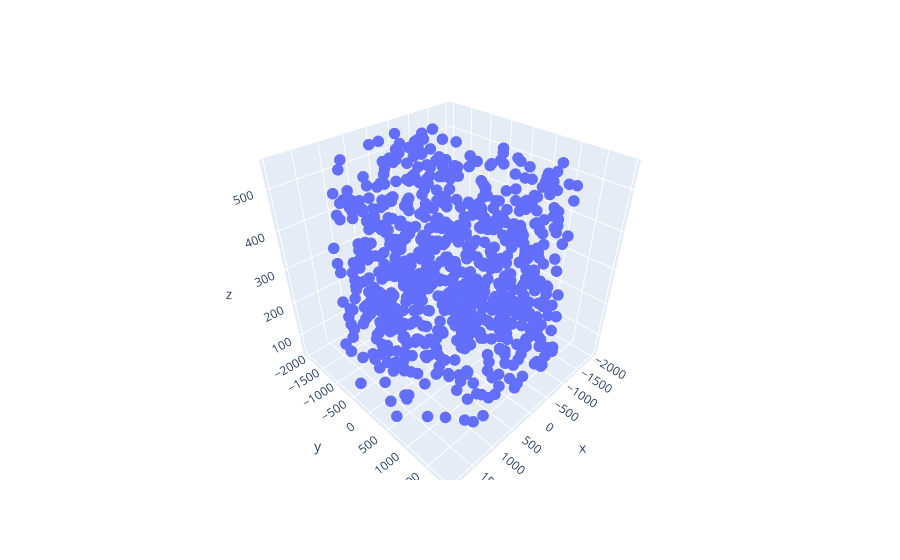

Notebook code cell kept with this figure:
### Code cell
fig = px.scatter_3d(loc_data_df, x='x', y='y', z='z')
# zaxis = dict(
#             range=[0, 600]
#         )
# fig.update_layout(zaxis=zaxis)
fig.update_traces(marker=dict(size=4))

fig.show()

### Figure 1 — Plotly figure (JSON) as saved in the notebook; plotly's stock layout.template omitted (floating-point values rounded to 4 significant figures; data arrays with more than 128 entries replaced by an {"elided": "..."} marker saying what was removed)
{"data": [{"hovertemplate": "x=%{x}<br>y=%{y}<br>z=%{z}<extra></extra>", "legendgroup": "", "marker": {"color": "#636efa", "size": 4, "symbol": "circle"}, "mode": "markers", "name": "", "scene": "scene", "showlegend": false, "type": "scatter3d", "x": {"elided": "802 float values"}, "y": {"elided": "802 float values"}, "z": {"elided": "802 float values"}}], "layout": {"legend": {"tracegroupgap": 0}, "margin": {"t": 60}, "scene": {"domain": {"x": [0, 1], "y": [0, 1]}, "xaxis": {"title": {"text": "x"}}, "yaxis": {"title": {"text": "y"}}, "zaxis": {"title": {"text": "z"}}}}}
